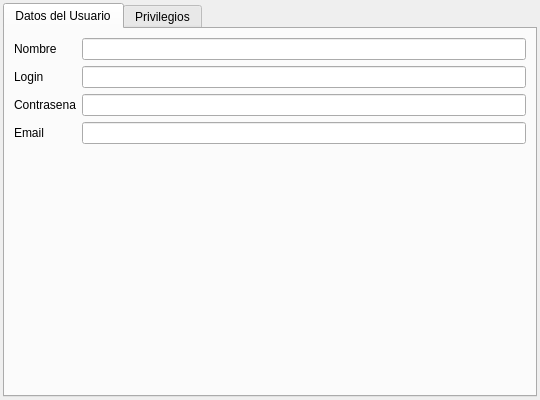
<?xml version="1.0" encoding="UTF-8"?>
<ui version="4.0">
 <class>crud::UserView</class>
 <widget class="QWidget" name="crud::UserView">
  <property name="geometry">
   <rect>
    <x>0</x>
    <y>0</y>
    <width>540</width>
    <height>400</height>
   </rect>
  </property>
  <property name="minimumSize">
   <size>
    <width>540</width>
    <height>400</height>
   </size>
  </property>
  <property name="windowTitle">
   <string>Form</string>
  </property>
  <layout class="QVBoxLayout" name="verticalLayout">
   <property name="spacing">
    <number>6</number>
   </property>
   <property name="margin">
    <number>3</number>
   </property>
   <item>
    <widget class="QTabWidget" name="tabWidget">
     <property name="currentIndex">
      <number>0</number>
     </property>
     <widget class="QWidget" name="tab">
      <attribute name="title">
       <string>Datos del Usuario</string>
      </attribute>
      <layout class="QFormLayout" name="formLayout">
       <item row="0" column="0">
        <widget class="QLabel" name="label">
         <property name="text">
          <string>Nombre </string>
         </property>
        </widget>
       </item>
       <item row="0" column="1">
        <widget class="QLineEdit" name="userName"/>
       </item>
       <item row="1" column="0">
        <widget class="QLabel" name="label_2">
         <property name="text">
          <string>Login</string>
         </property>
        </widget>
       </item>
       <item row="1" column="1">
        <widget class="QLineEdit" name="loginName"/>
       </item>
       <item row="2" column="0">
        <widget class="QLabel" name="label_3">
         <property name="text">
          <string>Contrasena</string>
         </property>
        </widget>
       </item>
       <item row="2" column="1">
        <widget class="QLineEdit" name="password">
         <property name="echoMode">
          <enum>QLineEdit::Password</enum>
         </property>
        </widget>
       </item>
       <item row="3" column="0">
        <widget class="QLabel" name="label_4">
         <property name="text">
          <string>Email</string>
         </property>
        </widget>
       </item>
       <item row="3" column="1">
        <widget class="QLineEdit" name="email">
         <property name="inputMethodHints">
          <set>Qt::ImhEmailCharactersOnly</set>
         </property>
        </widget>
       </item>
      </layout>
     </widget>
     <widget class="QWidget" name="tab_2">
      <attribute name="title">
       <string>Privilegios</string>
      </attribute>
      <layout class="QVBoxLayout" name="verticalLayout_2">
       <property name="spacing">
        <number>6</number>
       </property>
       <property name="margin">
        <number>5</number>
       </property>
       <item>
        <widget class="QTabWidget" name="tabOrgPrivileges">
         <property name="tabPosition">
          <enum>QTabWidget::South</enum>
         </property>
         <property name="tabShape">
          <enum>QTabWidget::Rounded</enum>
         </property>
         <property name="currentIndex">
          <number>-1</number>
         </property>
        </widget>
       </item>
       <item>
        <layout class="QHBoxLayout" name="horizontalLayout">
         <item>
          <widget class="QPushButton" name="bSelectAll">
           <property name="text">
            <string>Todos</string>
           </property>
          </widget>
         </item>
         <item>
          <widget class="QPushButton" name="bSelectNone">
           <property name="text">
            <string>Ninguno</string>
           </property>
          </widget>
         </item>
         <item>
          <spacer name="horizontalSpacer">
           <property name="orientation">
            <enum>Qt::Horizontal</enum>
           </property>
           <property name="sizeHint" stdset="0">
            <size>
             <width>40</width>
             <height>20</height>
            </size>
           </property>
          </spacer>
         </item>
         <item>
          <widget class="QPushButton" name="bExpandAll">
           <property name="text">
            <string>Expandir</string>
           </property>
          </widget>
         </item>
         <item>
          <widget class="QPushButton" name="bCollapseAll">
           <property name="text">
            <string>Contraer</string>
           </property>
          </widget>
         </item>
        </layout>
       </item>
      </layout>
     </widget>
    </widget>
   </item>
  </layout>
 </widget>
 <tabstops>
  <tabstop>userName</tabstop>
  <tabstop>loginName</tabstop>
  <tabstop>password</tabstop>
  <tabstop>email</tabstop>
  <tabstop>tabWidget</tabstop>
  <tabstop>bSelectAll</tabstop>
  <tabstop>bSelectNone</tabstop>
 </tabstops>
 <resources/>
 <connections/>
</ui>
